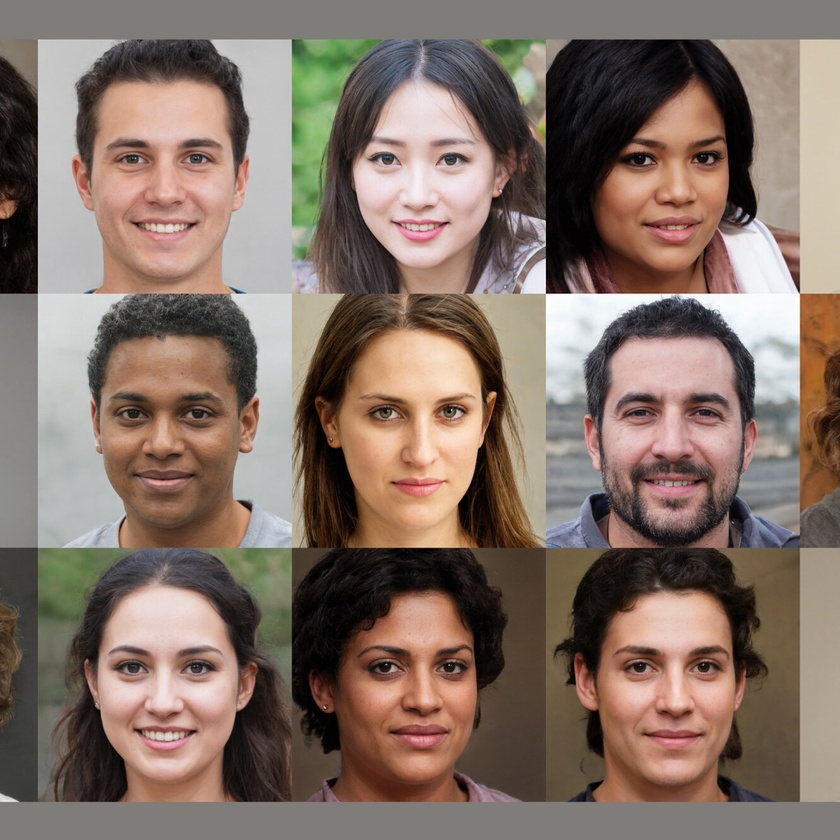
#> input picture test2.jpg, 840 x 840 px, shrunk from 1331 x 1331 before the run
$ python eye.py
#> lines starting #> are read from the running program, lines starting #| are printed output that depends on the picture; after the words box and inside, x2 and y2 are one past the last pixel; in counts of white or black regions, pixels touching at a corner belong together
import cv2

image = cv2.imread("test2.jpg")
#> image is the input picture: shape (840, 840, 3); mean B, G, R 102.8, 113.6, 132.2
eye_cascade = cv2.CascadeClassifier('haarcascade_eye.xml')
eyes = eye_cascade.detectMultiScale(image, scaleFactor = 1.2,
                                    minNeighbors = 6)
#> eyes = 18 rows, first 6: [684, 138, 39, 39], [430, 392, 40, 40], [362, 389, 48, 48], [682, 645, 44, 44], [428, 645, 43, 43], [173, 644, 46, 46]


for (x,y,w,h) in eyes:
            cv2.rectangle(image,(x,y),(x+w,y+h),(0,0, 255),5)
#> this loop made 18 passes
#> (x, y, w, h) on passes 1 to 12: (684, 138, 39, 39), (430, 392, 40, 40), (362, 389, 48, 48), (682, 645, 44, 44), (428, 645, 43, 43), (173, 644, 46, 46), (616, 643, 46, 46), (361, 644, 46, 46), (107, 135, 47, 47), (622, 138, 42, 42), (171, 391, 44, 44), (173, 138, 43, 43)
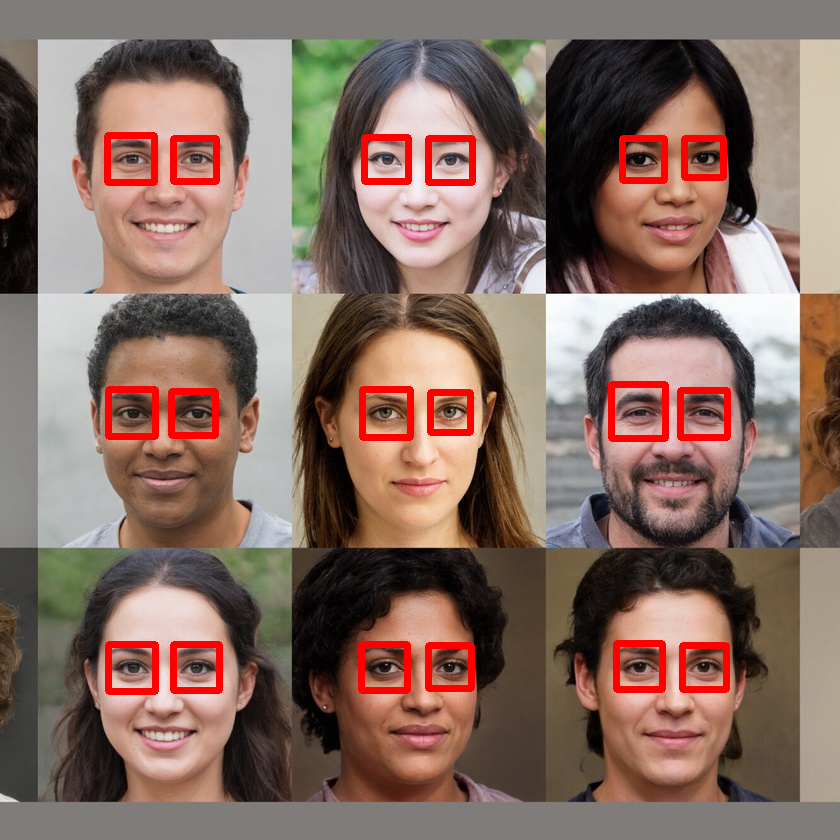
#> image: shape (840, 840, 3); 3.17% of pixels changed, all inside (x1, y1, x2, y2) = (104, 132, 731, 695)

cv2.imshow("Eye Detected", image)
cv2.waitKey(0)
cv2.destroyAllWindows()
